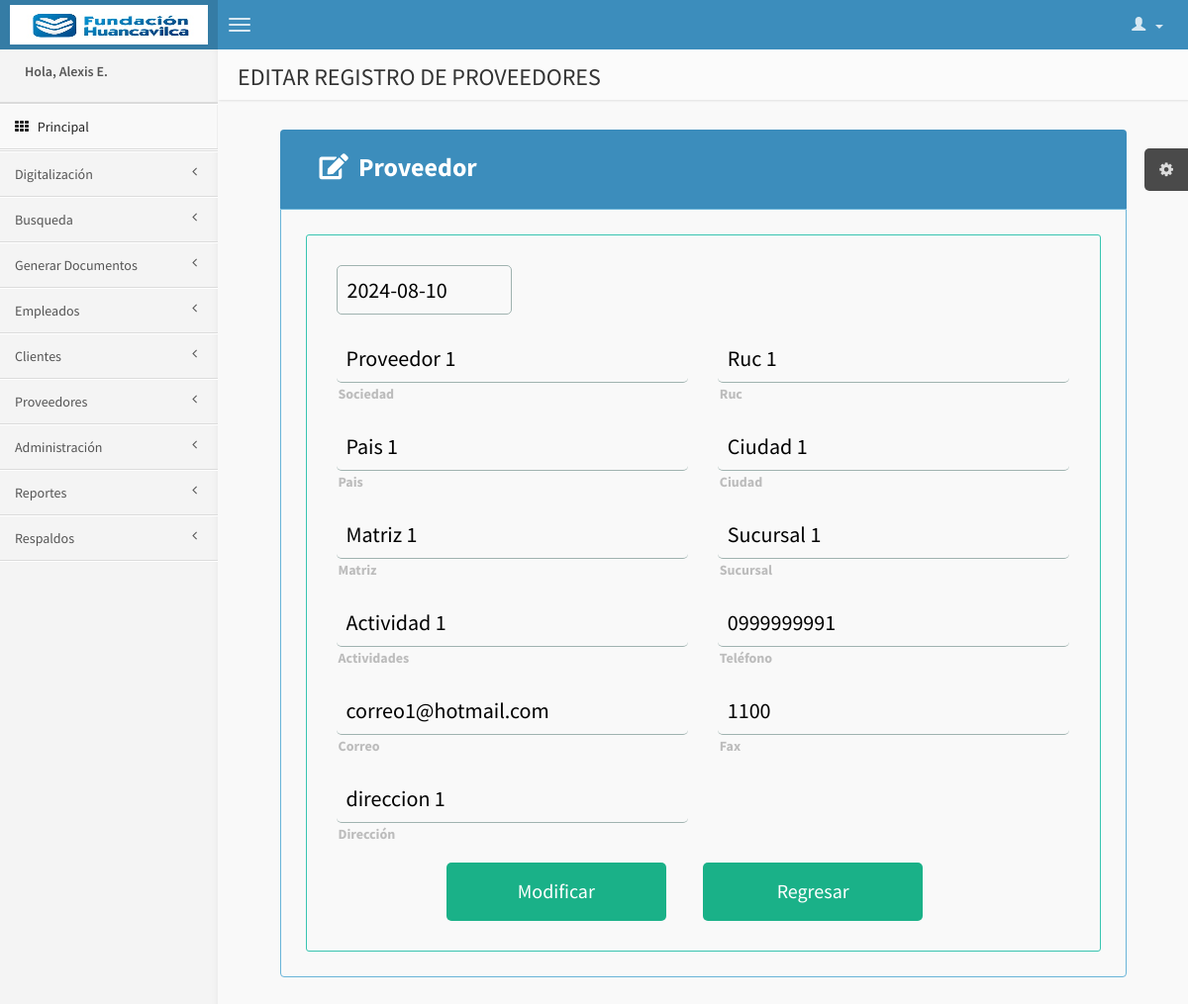
/editar_proveedores.php?id=1 (signed in), run on the app's committed database.
### tables this page shows
CREATE TABLE `proveedores` (
  `prov_id` int(11) NOT NULL AUTO_INCREMENT,
  `prov_nombre` varchar(250) NOT NULL,
  `prov_pais` varchar(150) NOT NULL,
  `prov_ciudad` varchar(150) NOT NULL,
  `prov_ruc` varchar(20) NOT NULL,
  `prov_matriz` varchar(150) NOT NULL,
  `prov_sucursal` varchar(150) NOT NULL,
  `prov_actividades` varchar(150) NOT NULL,
  `prov_telefono` varchar(15) NOT NULL,
  `prov_correo` varchar(150) NOT NULL,
  `prov_fax` varchar(150) NOT NULL,
  `prov_direccion` varchar(300) NOT NULL,
  `prov_fechai` date NOT NULL,
  `epl_id` int(11) NOT NULL,
  `est_id` int(11) NOT NULL,
  PRIMARY KEY (`prov_id`),
  KEY `epl_id` (`epl_id`),
  KEY `est_id` (`est_id`),
  CONSTRAINT `proveedores_ibfk_1` FOREIGN KEY (`epl_id`) REFERENCES `empleados` (`epl_id`),
  CONSTRAINT `proveedores_ibfk_2` FOREIGN KEY (`est_id`) REFERENCES `estado` (`est_id`)
);

### editar_proveedores.php (the view, shortened to what this page needs)
<?php
include('conexion.php');
if(isset($_SESSION['ide'])){?>
<!DOCTYPE html>
<html lang="en">
<head>
    <link rel="stylesheet" href="css/estilomodal.css">
    <link rel="stylesheet" href="https://cdn.rawgit.com/olton/Metro-UI-CSS/master/build/css/metro-icons.min.css">
    <link rel="stylesheet" href="https://use.fontawesome.com/releases/v5.6.3/css/all.css">
    <link href="css/bootstrap.min.css" rel="stylesheet" type="text/css" />
    <link href="css/font-awesome.min.css" rel="stylesheet" type="text/css" />
    <link href="css/ionicons.min.css" rel="stylesheet" type="text/css" />
    <link href="css/AdminLTE.css" rel="stylesheet" type="text/css" />
    <link href="css/estilos.css" rel="stylesheet" type="text/css" />
    <link href="css/tabla_normal.css" rel="stylesheet" type="text/css" />
</head>
    <body class="skin-blue">
        <?php include('solomenu.php'); ?>
        <div class="wrapper row-offcanvas row-offcanvas-left">
            <aside class="right-side">
                <section class="content-header">
                    <h1>
                        EDITAR REGISTRO DE PROVEEDORES
                    </h1>
                </section>
<?php
    $idprov=$_SESSION['modprov'];
    $consulta="SELECT * from proveedores P INNER JOIN estado E ON P.est_id=E.est_id WHERE P.prov_id='$idprov'";
    $ejec=mysqli_query($con,$consulta);
    $row=mysqli_fetch_array($ejec);
?>
                <section class="content">
                    <div class="grande">
                    <div class="contenedor-optitle">
                        <div class="op-left">
                            <label class="titulo-form"><i class="fas fa-edit esp-right"></i> Proveedor</label>
                        </div>
                    </div>
                    <div id="formu" class="contenedor-formularios">
                        <div class="contenido_tab_mod" id="contenido_tab">
                                <form action="modificar_proveedores.php" method="post">
                                    <div class="fila-fecha">
                                        <div class="contenedor-fecha">
                                            <input type="text" class="input-fecha" id="cajas" name="feching" value="<?php $time2=date('Y-m-d'); echo $time2; ?>" onkeypress="return enable(event)" required>
                                        </div>
                                    </div><br>
                                    <div class="fila-arriba">
                                        <div class="contenedor-input">
                                            <label class="label-style active">
                                                Sociedad <span class="req">*</span>
                                            </label>
                                            <input type="text" class="input-style" id="cajas" name="sociedad" value="<?php echo $row['prov_nombre'];?>" required >
                                        </div>
                                        <div class="contenedor-input">
                                            <label class="label-style active">
                                                Ruc <span class="req">*</span>
                                            </label>
                                            <input type="text" class="input-style" id="caja" name="ruc" value="<?php echo $row['prov_ruc'];?>" maxlength="10" required>
                                        </div>
                                    </div>
                                    <div class="fila-arriba">
                                        <div class="contenedor-input">
                                            <label class="label-style active">
                                                Pais <span class="req">*</span>
                                            </label>
                                            <input type="text" class="input-style" id="cajas" name="pais" value="<?php echo $row['prov_pais'];?>" required >
                                        </div>
                                        <div class="contenedor-input">
                                            <label class="label-style active">
                                                Ciudad <span class="req">*</span>
                                            </label>
                                            <input type="text" class="input-style" id="cajas" name="ciudad" value="<?php echo $row['prov_ciudad'];?>" required >
                                        </div>
                                    </div>
                                    <div class="fila-arriba">
                                        <div class="contenedor-input">
                                            <label class="label-style active">
                                                Matriz <span class="req">*</span>
                                            </label>
                                            <input type="text" id="cajas" name="matriz" class="input-style" value="<?php echo $row['prov_matriz'];?>" required >
                                        </div>
                                        <div class="contenedor-input">
                                            <label class="label-style active">
                                                Sucursal <span class="req">*</span>
                                            </label>
                                            <input type="text" class="input-style" id="cajas" name="sucursal" value="<?php echo $row['prov_sucursal'];?>" required>
                                        </div>
                                    </div>
                                    <div class="fila-arriba">
                                        <div class="contenedor-input">
                                            <label class="label-style active">
                                                Actividades <span class="req">*</span>
                                            </label>
                                            <input type="text" class="input-style" id="cajas" name="actividades" value="<?php echo $row['prov_actividades'];?>" required>
                                        </div>
                                        <div class="contenedor-input">
                                            <label class="label-style active">
                                                Teléfono <span class="req">*</span>
                                            </label>
                                            <input type="text" name="telefono" maxlength="10" class="input-style" value="<?php echo $row['prov_telefono'];?>" required >
                                        </div>
                                    </div>
                                    <div class="fila-arriba">
                                        <div class="contenedor-input">
                                            <label class="label-style active">
                                                Correo <span class="req">*</span>
                                            </label>
                                            <input type="text" name="correo" class="input-style" value="<?php echo $row['prov_correo'];?>" required >
                                        </div>
                                        <div class="contenedor-input">
                                            <label class="label-style active">
                                                Fax <span class="req">*</span>
                                            </label>
                                            <input type="text" class="input-style" id="cajas" name="fax" value="<?php echo $row['prov_fax'];?>" required>
                                        </div>
                                    </div>
                                    <div class="fila-arriba">
                                        <div class="contenedor-input">
                                            <label class="label-style active">
                                                Dirección <span class="req">*</span>
                                            </label>
                                            <input type="text" class="input-style" id="cajas" name="direccion" value="<?php echo $row['prov_direccion'];?>" required>
                                        </div>
                                    </div><br><br>
                                    <div class="contenedor_botones">
                                        <input type="submit" class="botones" value="Modificar">
                                        <a href="registro_proveedores.php" class="botones">Regresar</a>
                                    </div>
                                </form>
                        </div>
                    </div>
                    </div>
            </div>
</body>
</html>
<?php }else{
    header("Location:login.php");
    }
?>

### css/estilos.css (style rules this page uses)
.contenedor-formularios { background: #f9f9f9; padding: 25px; max-width: 900px; margin: 40px auto; margin-top: 10px; border-radius: 4px; display: flex; flex-wrap: wrap; justify-content: center; border-top-left-radius: 0px; border-top-right-radius: 0px; border: 1px solid #69b4d8; -webkit-transition: all .5s ease; -o-transition: all .5s ease; transition: all .5s ease; }
.contenedor-optitle { background: #3c8dbc; padding: 40px; max-width: 900px; margin: 0px auto; margin-bottom: -10px; margin-top: 10px; border-radius: 4px; border-bottom-left-radius: 0px; border-bottom-right-radius: 0px; display: flex; max-height: 70px; align-items: center; }
.op-left { width: 50%; }
.contenido_tab_mod { padding: 30px; border-radius: 3px; width: 100%; border: 1px solid #39C5B1; -webkit-transition: all .5s ease; -o-transition: all .5s ease; transition: all .5s ease; }
.grande { width: 90%; }
.label-style { margin-bottom: 200px; position: absolute; -webkit-transform: translateY(6px); -ms-transform: translateY(6px); transform: translateY(6px); left: 13px; color: rgba(128, 128, 128, 0.5); -webkit-transition: all 0.25s ease; -o-transition: all 0.25s ease; transition: all 0.25s ease; -webkit-backface-visibility: hidden; pointer-events: none; font-size: 22px; }
label.active { -webkit-transform: translateY(50px); -ms-transform: translateY(50px); transform: translateY(50px); left: 2px; font-size: 14px; }
.input-style { font-size: 22px; display: block; width: 100%; height: 100%; padding: 10px 10px; background: none; background-image: none; border: 1px solid #a0b3b0; border-top: none; border-left: none; border-right: none; color: #000; border-radius: 0; -webkit-transition: all 0.5s ease; -o-transition: all 0.5s ease; transition: all 0.5s ease; border-radius: 5px; }
.contenedor-input { position: relative; margin-bottom: 40px; }
.fila-arriba:after { content: ""; display: table; clear: both; }
.fila-arriba div { float: left; width: 48%; margin-right: 4%; }
.fila-arriba div:last-child { margin: 0; }
.fila-fecha:after { content: ""; display: table; clear: both; }
.fila-fecha div { float: left; width: 48%; margin-right: 4%; margin-bottom: 15%; }
.fila-fecha div:last-child { margin: 0; }
.contenedor-fecha { margin-bottom: 60px; }
.input-fecha { font-size: 22px; display: block; width: 50%; height: 100%; padding: 10px 10px; background: none; background-image: none; border: 1px solid #a0b3b0; color: #000; border-radius: 0; -webkit-transition: all 0.5s ease; -o-transition: all 0.5s ease; transition: all 0.5s ease; border-radius: 5px; }
.contenedor_botones { width: 100%; display: flex; flex-wrap: wrap; justify-content: space-between; justify-content: center; }
.botones { border: 0; width: 30%; outline: none; border-radius: 5px; cursor: pointer; padding: 15px 5px; font-size: 2rem; background: #1ab188; color: #fff; margin-right: 5%; text-align: center; -webkit-transition: all .5s ease; -o-transition: all .5s ease; transition: all .5s ease; -webkit-appearance: none; }
.titulo-form { font-size: 26px; color: white; }
.esp-right { margin-right: 5px; }

### data on the page
proveedores: sociedad "Proveedor 1", ruc "Ruc 1", pais "Pais 1", ciudad "Ciudad 1", matriz "Matriz 1", sucursal "Sucursal 1", actividades "Actividad 1", telefono "0999999991", correo "correo1@hotmail.com", fax "1100", direccion "direccion 1"

### other printed values
$eplnom "Alexis E."
